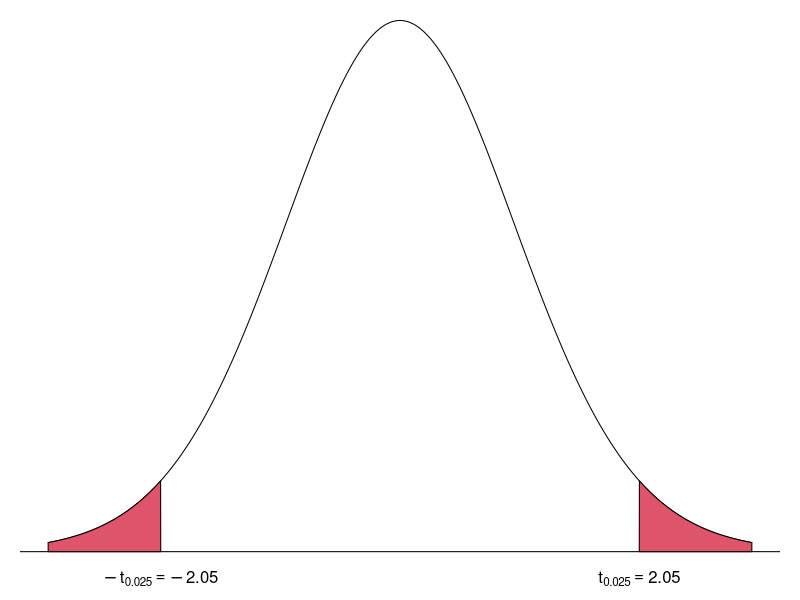
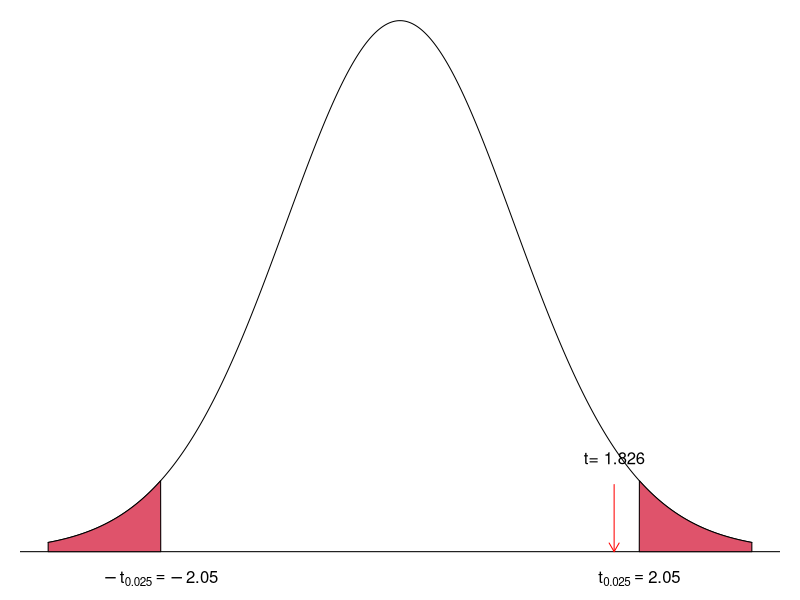
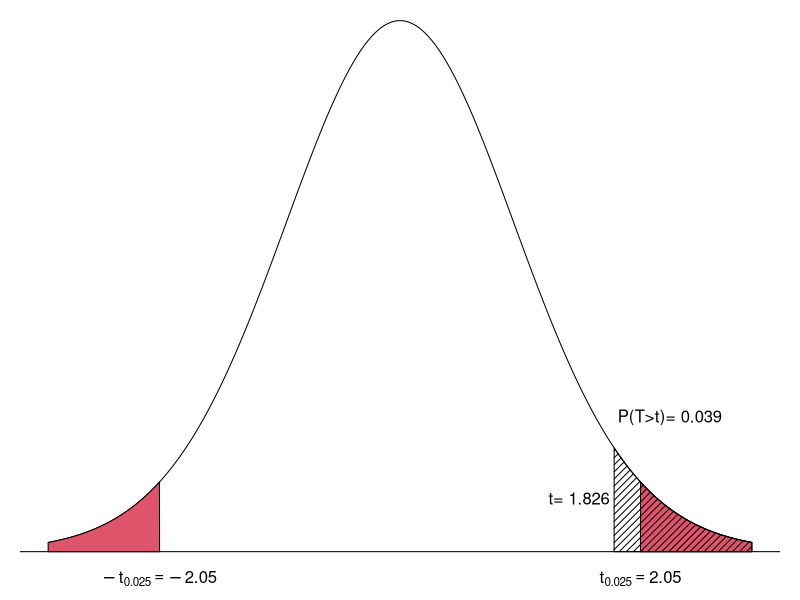

Write R code to recreate these figures, in order.
#--------------------------------#
#### 1. Z-통계량 구하기 ####
#--------------------------------#

mean_15 = 120
mean_20 = 125
sd_20   = 15
N       = 30
z_value = (125 - 120) / (15 / sqrt(N))

#--------------------------------#
#### 2. Z-분포 구하기 ####
#--------------------------------#
# 유의수준 0.05에서 양측검정을 실시한다. 
qt(0.025, df = N-1) # why 0.025? 양측검정이기 때문
# [1] -2.04523
par(mar=c(0,1,1,1))

x <- seq(-3, 3, by=0.001)
y <- dt(x, df=N)
plot(x, y, type="l", axes=F, ylim=c(-0.02, 0.38), main="", xlab="t", ylab="")
abline(h=0)
alpha <- 0.05
ul <- round(qt(1-(alpha/2), df=N), 2)
ll <- -ul
polygon(c(-3, x[x<ll], ll), c(0, y[x<ll], 0), col=2)
polygon(c(ul, x[x>ul], 3), c(0, y[x>ul], 0), col=2)

# arrows(z_value, 0.05, z_value, 0, length=0.1, col = "red")
# text(z_value, 0.07, paste("t=", round(z_value, 3)))

text(ll, -0.02, expression(-t[0.025]==-2.05))
text(ul, -0.02, expression(t[0.025]==2.05))

#--------------------------------#
#### 3. Z-value 통계량의 위치 파악하기 ####
#--------------------------------#
x <- seq(-3, 3, by=0.001)
y <- dt(x, df=N-1)
plot(x, y, type="l", axes=F, ylim=c(-0.02, 0.38), main="", xlab="t", ylab="")
abline(h=0)
alpha <- 0.05
ul <- round(qt(1-(alpha/2), df=N), 2)
ll <- -ul
polygon(c(-3, x[x<ll], ll), c(0, y[x<ll], 0), col=2)
polygon(c(ul, x[x>ul], 3), c(0, y[x>ul], 0), col=2)

arrows(z_value, 0.05, z_value, 0, length=0.1, col = "red")
text(z_value, 0.07, paste("t=", round(z_value, 3)))

text(ll, -0.02, expression(-t[0.025]==-2.05))
text(ul, -0.02, expression(t[0.025]==2.05))

#--------------------------------#
#### 4. 유의확률 구하기 ####
#--------------------------------#
par(mar=c(0,1,1,1))

x <- seq(-3, 3, by=0.001)
y <- dt(x, df=N-1)
plot(x, y, type="l", axes=F, ylim=c(-0.02, 0.38), main="", xlab="t", ylab="")
abline(h=0)
alpha <- 0.05
ul <- round(qt(1-(alpha/2), df=N-1), 2)
ll <- -ul
polygon(c(-3, x[x<ll], ll), c(0, y[x<ll], 0), col=2)
polygon(c(ul, x[x>ul], 3), c(0, y[x>ul], 0), col=2)
text(ll, -0.02, expression(-t[0.025]==-2.05))
text(ul, -0.02, expression(t[0.025]==2.05))

p.value <- 1 - pt(z_value, df=N-1)
polygon(c(z_value, x[x>z_value], 3), c(0, y[x>z_value], 0), density=20, angle=45)
text(z_value-0.3, 0.04, paste("t=", round(z_value, 3)))
text(2.3, 0.1, paste("P(T>t)=",round(p.value, 3)))

# 유의확률 해석
# 양쪽 검증 실 시, 유의 확률은 0.5
# 그러나 통상 절반의 값만 나오기 때문에 a * 2를 하거나 유의확률을 절반으로 나눠서 구함

# 최종 분석 해석
# 질문: Q. 2020년 만 7세 여자 어린이의 평균 키는 2015년과 다른가요?
# 결론: 2020년 만 7세 여자 어린이의 평균 키는 유의수준 0.05 수준에서 2015년 평균 키와 다르지 않다는 귀무가설을 기각할 수 없다. 즉, 2020년 만 7세 여자 어린이의 평균 키는 2015년과 동일한 120cm로 봐야 한다. 

